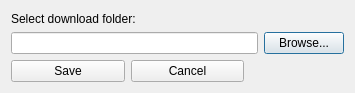
<?xml version="1.0" encoding="UTF-8"?>
<ui version="4.0">
 <class>PathDialog</class>
 <widget class="QDialog" name="PathDialog">
  <property name="geometry">
   <rect>
    <x>0</x>
    <y>0</y>
    <width>355</width>
    <height>93</height>
   </rect>
  </property>
  <property name="windowTitle">
   <string>Download Path</string>
  </property>
  <layout class="QVBoxLayout" name="verticalLayout">
   <item>
    <widget class="QLabel" name="labelPath">
     <property name="text">
      <string>Select download folder:</string>
     </property>
    </widget>
   </item>
   <item>
    <layout class="QHBoxLayout" name="pathLayout">
     <item>
      <widget class="QLineEdit" name="lineEditPath"/>
     </item>
     <item>
      <widget class="QPushButton" name="btnBrowse">
       <property name="text">
        <string>Browse...</string>
       </property>
      </widget>
     </item>
    </layout>
   </item>
   <item>
    <layout class="QHBoxLayout" name="buttonLayout">
     <property name="rightMargin">
      <number>100</number>
     </property>
     <item>
      <widget class="QPushButton" name="btnSave">
       <property name="text">
        <string>Save</string>
       </property>
      </widget>
     </item>
     <item>
      <widget class="QPushButton" name="btnCancel">
       <property name="text">
        <string>Cancel</string>
       </property>
      </widget>
     </item>
    </layout>
   </item>
  </layout>
 </widget>
 <resources/>
 <connections/>
</ui>
